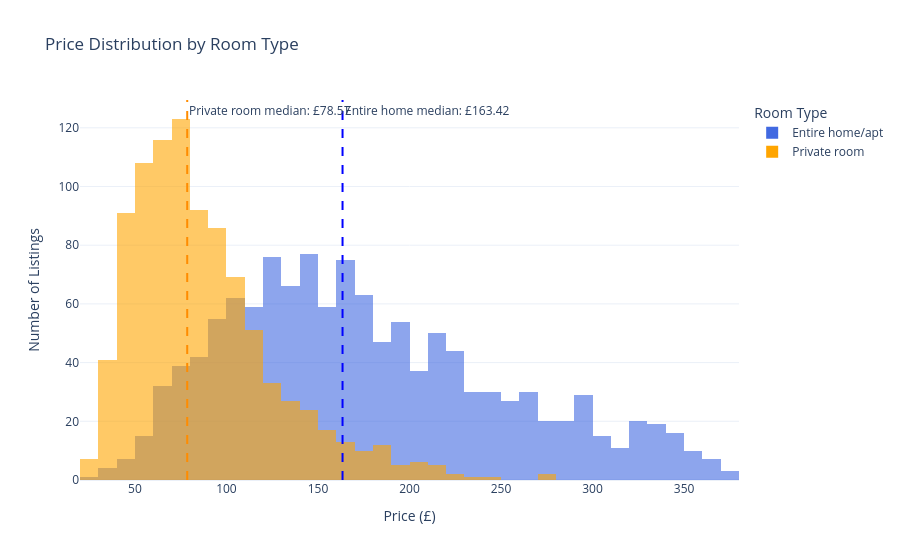

Notebook code cell kept with this figure:
### Markdown cell above
## Task 1 — Histogram: price by room type (overlapping distributions)

**What to build:** A histogram showing price distributions for **Entire home/apt vs Private room** (exclude Shared room — too few observations) overlaid on the same chart.

**Requirements:**
- Both room types on the same chart (use `color='room_type'`)
- `barmode='overlay'` with `opacity=0.6` so both distributions are visible
- A vertical line for the median of EACH room type, differently coloured
- Insight title comparing the two distributions

> 💡 `df_cap[df_cap['room_type'].isin(['Entire home/apt','Private room'])]`

### Code cell
# Select two room types
df_task1 = df_cap[
    df_cap['room_type'].isin(
        ['Entire home/apt', 'Private room']
    )
].copy()

# Calculate median prices
median_entire = df_task1[
    df_task1['room_type'] == 'Entire home/apt'
]['price'].median()

median_private = df_task1[
    df_task1['room_type'] == 'Private room'
]['price'].median()

# Create histogram
fig = px.histogram(
    df_task1,
    x='price',
    color='room_type',
    barmode='overlay',
    opacity=0.6,
    nbins=50,
    color_discrete_map={
        'Entire home/apt': 'royalblue',
        'Private room': 'orange'
    },
    title='Price Distribution by Room Type'
)

# Add median lines
fig.add_vline(
    x=median_entire,
    line_dash='dash',
    line_color='blue',
    annotation_text=f'Entire home median: £{median_entire:.2f}'
)

fig.add_vline(
    x=median_private,
    line_dash='dash',
    line_color='darkorange',
    annotation_text=f'Private room median: £{median_private:.2f}'
)

# Update layout
fig.update_layout(
    xaxis_title='Price (£)',
    yaxis_title='Number of Listings',
    legend_title='Room Type',
    template='plotly_white'
)

fig.show()

# Display median values
print("Entire home/apt median:", round(median_entire, 2))
print("Private room median:", round(median_private, 2))

### Figure 1 — Plotly figure (JSON) as saved in the notebook; plotly's stock layout.template omitted (floating-point values rounded to 4 significant figures; data arrays with more than 128 entries replaced by an {"elided": "..."} marker saying what was removed)
{"data": [{"bingroup": "x", "hovertemplate": "room_type=Entire home/apt<br>price=%{x}<br>count=%{y}<extra></extra>", "legendgroup": "Entire home/apt", "marker": {"color": "royalblue", "opacity": 0.6, "pattern": {"shape": ""}}, "name": "Entire home/apt", "nbinsx": 50, "orientation": "v", "showlegend": true, "type": "histogram", "x": {"elided": "1251 float values"}, "xaxis": "x", "yaxis": "y"}, {"bingroup": "x", "hovertemplate": "room_type=Private room<br>price=%{x}<br>count=%{y}<extra></extra>", "legendgroup": "Private room", "marker": {"color": "orange", "opacity": 0.6, "pattern": {"shape": ""}}, "name": "Private room", "nbinsx": 50, "orientation": "v", "showlegend": true, "type": "histogram", "x": {"elided": "942 float values"}, "xaxis": "x", "yaxis": "y"}], "layout": {"annotations": [{"showarrow": false, "text": "Entire home median: £163.42", "x": 163.4, "xanchor": "left", "xref": "x", "y": 1, "yanchor": "top", "yref": "y domain"}, {"showarrow": false, "text": "Private room median: £78.57", "x": 78.57, "xanchor": "left", "xref": "x", "y": 1, "yanchor": "top", "yref": "y domain"}], "barmode": "overlay", "legend": {"title": {"text": "Room Type"}, "tracegroupgap": 0}, "shapes": [{"line": {"color": "blue", "dash": "dash"}, "type": "line", "x0": 163.4, "x1": 163.4, "xref": "x", "y0": 0, "y1": 1, "yref": "y domain"}, {"line": {"color": "darkorange", "dash": "dash"}, "type": "line", "x0": 78.57, "x1": 78.57, "xref": "x", "y0": 0, "y1": 1, "yref": "y domain"}], "title": {"text": "Price Distribution by Room Type"}, "xaxis": {"anchor": "y", "domain": [0, 1], "title": {"text": "Price (£)"}}, "yaxis": {"anchor": "x", "domain": [0, 1], "title": {"text": "Number of Listings"}}}}
